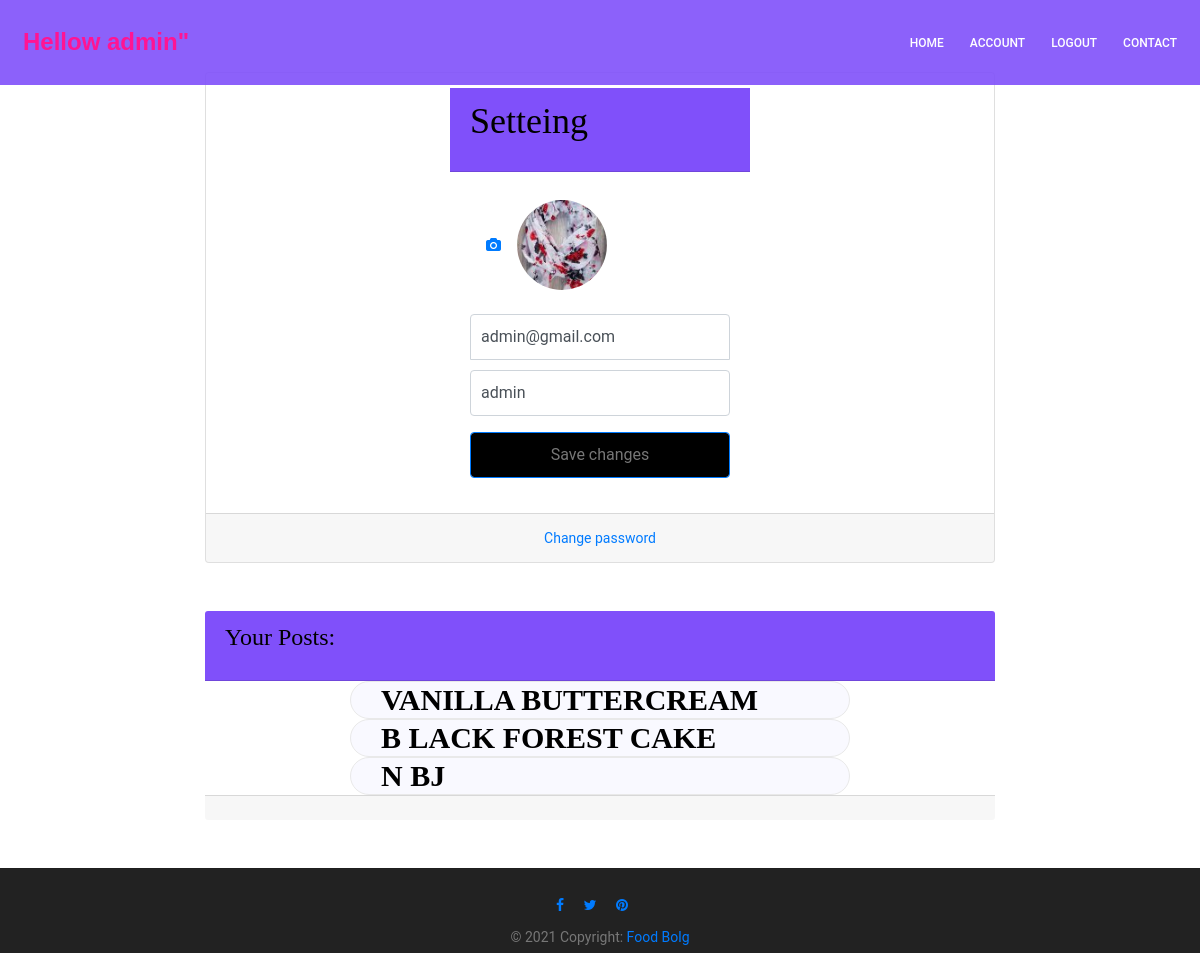
/account/account/ (signed in), run on the app's committed database.
### account/models.py (models this page shows, shortened)
class Account(AbstractBaseUser):
	email 					= models.EmailField(verbose_name="email", max_length=60, unique=True)
	username 				= models.CharField(max_length=30, unique=True)
	date_joined				= models.DateTimeField(verbose_name='date joined', auto_now_add=True)
	last_login				= models.DateTimeField(verbose_name='last login', auto_now=True)
	is_admin				= models.BooleanField(default=False)
	is_active				= models.BooleanField(default=True)
	is_staff				= models.BooleanField(default=False)
	is_superuser			= models.BooleanField(default=False)
	signup_confirmation		= models.BooleanField(default=False)
	image = models.ImageField(blank=True ,default='images_4.jpeg')
	USERNAME_FIELD = 'email'
	REQUIRED_FIELDS = ['username']
	objects = MyAccountManager()

### blog/models.py (models this page shows, shortened)
class BlogPost(models.Model):
	title 					= models.CharField(max_length=50, null=False, blank=False)
	body 					= models.TextField(max_length=5000, null=False, blank=False)
	image = 				models.ImageField(blank=True,default='images_4.jpeg')
	date_published 			= models.DateTimeField(auto_now_add=True, verbose_name="date published")
	date_updated 			= models.DateTimeField(auto_now=True, verbose_name="date updated")
	author 					= models.ForeignKey(settings.AUTH_USER_MODEL, on_delete=models.CASCADE)
	slug 					= models.SlugField(blank=True, unique=True)
	category = models.CharField(choices=CAEGORY_CHOICES, max_length=7)
	def __str__(self):
		return self.title

### account/views.py (the view)
# urls.py: path('account/',views.account_view, name="accountt"),
def account_view(request):
	if not request.user.is_authenticated:
			return redirect("login")
	context = {}
	if request.POST:
		form = AccountUpdateForm(request.POST, instance=request.user)
		if form.is_valid():
			form.initial = {
					"email": request.POST['email'],
					"username": request.POST['username'],
			}
			form.save()
			context['success_message'] = "Updated"
	else:
		form = AccountUpdateForm(
			initial={
					"email": request.user.email,
					"username": request.user.username,
                    "image": request.user.image,
				}
			)
	context['account_form'] = form
	blog_posts = BlogPost.objects.filter(author=request.user)
	context['blog_posts'] = blog_posts
	return render(request, "account/account.html", context)

### account/forms.py (shortened to what this page needs)
class AccountUpdateForm(forms.ModelForm):
	class Meta:
		model = Account
		fields = ('email', 'username' )

### account/templates/account/account.html (shortened to what this page needs)
{% extends 'base.html' %}
{% load crispy_forms_tags %}
{% block content %}
<br><br><br>
<div class ="row">
  <div class="col-md-8 offset-lg-2">
     <div class="card" >
      <form class="form-signin" method="post">{% csrf_token %}
        <div class="card-header" style="background-color: #8050fa;">
          <h1 class=" mb-3 font-weight-normal">Setteing </h1>
        </div>
        <div class="card-body ">
          <div class="mt-2 d-flex full-width align-items-center">
          <a  href=""><span class="nav-item nav-link fa fa-camera"></span></a>
          <img
          class="rounded-circle mr-3 "
          style="width: 90px; height: 90px;"
          src="{{ account_form.initial.image.url }}"
          >
        </div>
        <br>
          <input type="email" name="email" id="inputEmail" class="form-control" placeholder="Email address" required autofocus value={{account_form.initial.email}}>
          <input type="text" name="username" id="inputUsername" class="form-control" placeholder="Username" required
          value="{{account_form.initial.username}}">
          <a class="form-control btn btn-fill btn-primary" type="submit">Save changes</a>
        </div>
      </form>
      <div class="card-footer d-flex flex-column">
        <a class="m-auto text-primary" href="{% url 'password_change' %}">Change password</a>
      </div>
     </div>
  </div>
</div>
<div class="" ><br></div>
<div class="row">
  <div class="col-md-8 offset-lg-2">
    <div  class="crad" >
      <div class="card-header" style="background-color: #8050fa;">
        <h3 class="mb-3 font-weight-normal" >Your Posts:</h3>
      </div>
      <div class="crad-body">
        <div class="crad-header">
          <div class="blog-posts" >
            {% if blog_posts %}
            <div class="post-btn">
              <ul class="list-group ">
              {% for post in blog_posts %}
                    <a href="{% url 'blog:detail' post.slug %}" class="primary-btn text-uppercase"><h2>{{post}}</h2> </a>
                  {% endfor %}
              </ul>
            </div>
            {% else %}
              <p>You have no blog posts. Create a post <a href="{% url 'blog:create' %}">here</a>.</p>
            {% endif %}
          </div>
      </div>
      <div class="card-footer">
      </div>
    </div>
  </div>
</div>
{% endblock content %}

### templates/header.html (shortened to what this page needs)
<header id="header" >
    <div class="container box_1170 main-menu">
        <div class="row align-items-center justify-content-between d-flex">
            <div id="logo">
                <a href="/">
                    {% if request.user.is_authenticated %}
                    <h3 class=" p-2 text-light" style="font-family: 'Gill Sans', 'Gill Sans MT', Calibri, 'Trebuchet MS', sans-serif; color: deeppink !important ;"> Hellow {{request.user.username}}"</h3>
                {% endif %}
                </a>
            </div>
            <nav id="nav-menu-container">
                <ul class="nav-menu">
                    <li class="menu-active"><a href="/">Home</a></li>
                    {% if request.user.is_authenticated %}
                    <li><a href="{% url 'account:accountt' %}">Account</a></li>
                    <li><a href="{% url 'account:logout' %}">Logout</a></li>
                    {% else %}
                    <li><a href="{% url 'account:Login' %}">Login</a></li>
                    <li><a href="{% url 'account:register_user' %}">Register</a></li>
                    {% endif %}
                    <li><a href="{% url 'blog:contact' %}">Contact</a></li>
                </ul>
            </nav>
        </div>
    </div>
</header>

### static/sblog/css/style.css (style rules this page uses)
.btn-primary { background-color: black !important ; border-color: black; }

### static/sblog/css/main.css (style rules this page uses)
body { color: #777777; font-family: "Roboto", sans-serif; font-size: 14px; font-weight: 400; line-height: 24px; position: relative; }
ol, ul { margin: 0; padding: 0; list-style: none; }
a { -webkit-transition: all 0.3s ease 0s; -moz-transition: all 0.3s ease 0s; -o-transition: all 0.3s ease 0s; transition: all 0.3s ease 0s; }
a, a:focus, a:hover { text-decoration: none; outline: 0; }
h1, h2, h3, h4, h5, h6 { font-family: "Playfair Display", serif; color: #000; line-height: 1.2em; margin-bottom: 0; font-weight: 700; }
h1, .h1 { font-size: 36px; }
h2, .h2 { font-size: 30px; }
h3, .h3 { font-size: 24px; }
.flex-column { -webkit-box-direction: normal; -webkit-box-orient: vertical; -webkit-flex-direction: column; -moz-flex-direction: column; -ms-flex-direction: column; flex-direction: column; }
@media (min-width: 1200px) { .container.box_1170 { max-width: 1170px; } }
.primary-btn { background: #f9f9ff; line-height: 38px; padding: 0 30px; border-radius: 25px; border: 1px solid #e9e9e9; color: #000; display: inline-block; font-size: 12px; font-weight: 500; -webkit-transition: all 0.3s ease 0s; -moz-transition: all 0.3s ease 0s; -o-transition: all 0.3s ease 0s; transition: all 0.3s ease 0s; cursor: pointer; position: relative; }
h1 { font-size: 36px; }
h2 { font-size: 30px; }
h3 { font-size: 24px; }
h1, h2, h3, h4, h5, h6 { line-height: 1.2em; }
.main-menu { padding-top: 20px; }
#header { padding: 0px 0px 20px 0px; position: fixed; left: 0; top: 0; right: 0; transition: all 0.5s; z-index: 997; background: rgba(128, 80, 250, 0.9) !important; }
.nav-menu, .nav-menu * { margin: 0; padding: 0; list-style: none; }
.nav-menu li { position: relative; white-space: nowrap; }
.nav-menu > li { float: left; }
#nav-menu-container { margin: 0; }
.nav-menu a { padding: 0 8px 0px 8px; text-decoration: none; display: inline-block; color: #fff; font-weight: 500; font-size: 12px; text-transform: uppercase; outline: none; }
.nav-menu > li { margin-left: 10px; }
#mobile-nav { position: fixed; top: 0; padding-top: 18px; bottom: 0; z-index: 998; background: rgba(0, 0, 0, 0.8); left: -260px; width: 260px; overflow-y: auto; transition: 0.4s; }
#mobile-nav ul { padding: 0; margin: 0; list-style: none; }
#mobile-nav ul li { position: relative; }
#mobile-nav ul li a { color: #fff; font-size: 13px; text-transform: uppercase; overflow: hidden; padding: 10px 22px 10px 15px; position: relative; text-decoration: none; width: 100%; display: block; outline: none; font-weight: 700; }

### templates/header.html (style rules this page uses)
@media (min-width: 768px) { html { font-size: 16px; } }
form { width: 100%; }

### account/templates/account/account.html (style rules this page uses)
.form-signin { width: 100%; max-width: 330px; padding: 15px; margin: auto; }
.form-signin .form-control { position: relative; box-sizing: border-box; height: auto; padding: 10px; font-size: 16px; }
.form-signin input[type="email"] { margin-bottom: 10px; border-bottom-right-radius: 0; border-bottom-left-radius: 0; }
.blog-posts { max-width: 500px; width: 100%; margin: auto; }

### data on the page
Account: user.username "admin", email "admin@gmail.com", username "admin"
BlogPost: title "VANILLA BUTTERCREAM"
BlogPost: title "B LACK FOREST CAKE"
BlogPost: title "N BJ"
